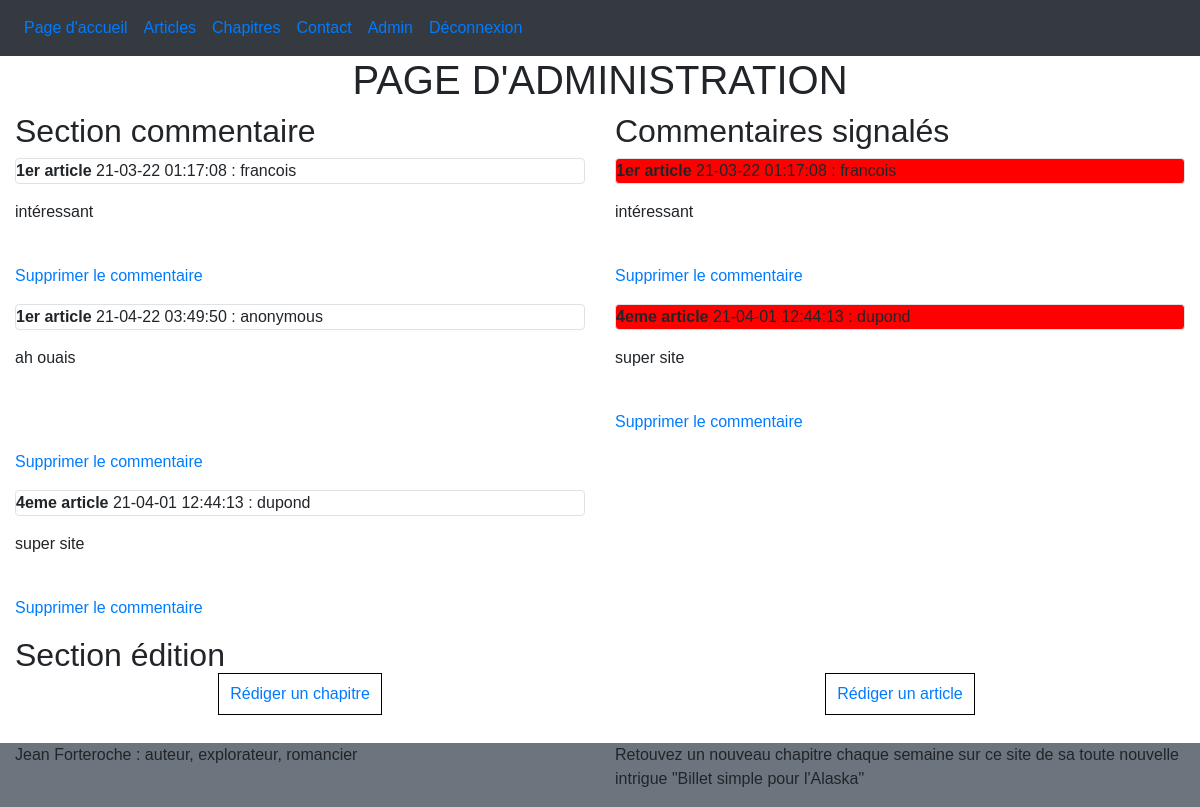
The app's page /index.php?action=pageAdmin (signed in), older data.
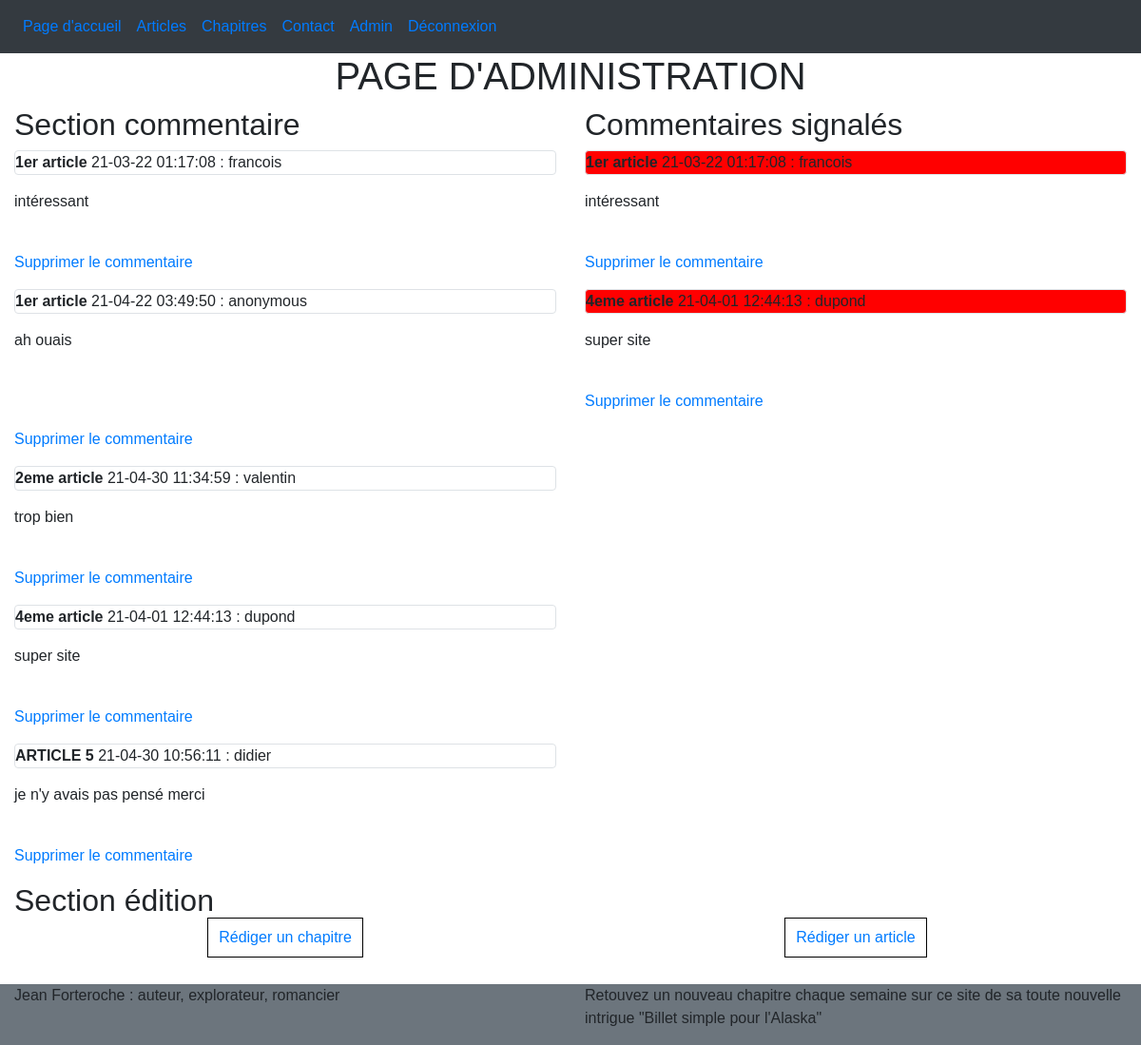
The same page, newer data.
### tables this page shows
CREATE TABLE `posts` (
  `id_post` int(11) NOT NULL,
  `article_commenté` text NOT NULL,
  `cal` text NOT NULL,
  `pseudo` text NOT NULL,
  `contenu` text NOT NULL,
  `signale` tinyint(1) NOT NULL DEFAULT '0'
);

### model/back_manager.php (called while the page is built, shortened)
<?php
class BackManager extends Manager {
    public function getAllPosts() {
        $db = $this -> dbconnect();
        $req = $db -> query("SELECT * FROM posts ORDER BY article_commenté");
        $req -> execute();
        return $req;
    }
    public function getReportedPosts() {
        $db = $this -> dbconnect();
        $req = $db -> query("SELECT * FROM posts WHERE signale = 1 ORDER BY article_commenté ");
        $req -> execute();
        return $req;
    }
}
?>

### controller/back_controller.php (called while the page is built, shortened)
<?php
require_once('model/back_manager.php');
class BackController {
    public function afficheAllPost() {
        $backManager = new BackManager;
        $reponse = $backManager -> getAllPosts();
        return($reponse);
    }
    public function afficheReportedPost() {
        $backManager = new BackManager;
        $reponse = $backManager -> getReportedPosts();
        return($reponse);
    }
}
?>

### view/administration.php (the view, shortened to what this page needs)
<?php
    $back_controller = new BackController;
    $reponse = $back_controller -> afficheAllPost();
    $retour = $back_controller -> afficheReportedPost();
?>
    <h1 class="text-center">PAGE D'ADMINISTRATION </h1>
    <div class="container-fluid">
        <div class="row">
            <div class="col-sm-12 col-lg-6 ">
            <h2>Section commentaire</h2>
                <?php
                    while($donnes = $reponse -> fetch()) {
                ?>
                <p class="border rounded">
                    <strong><?php echo $donnes['article_commenté']; ?></strong> <?php echo $donnes['cal']; ?> : <?php echo $donnes['pseudo']; ?> <br/>
                    <?php echo html_entity_decode($donnes['contenu']); ?> <br/>
                    <a href="\Projet4\index.php?action=delComms&id=<?php echo $donnes['id_post'] ?>">Supprimer le commentaire </a>
                </p>
                <?php
                    }
                ?>
            </div>
            <div class="col-sm-12 col-lg-6">
                <h2>Commentaires signalés</h2>
                <?php
                    while($data = $retour -> fetch()) {
                ?>
                <p class="border rounded" style="background-color:red">
                    <strong><?php echo $data['article_commenté']; ?></strong> <?php echo $data['cal']; ?> : <?php echo $data['pseudo']; ?> <br/>
                    <?php echo html_entity_decode($data['contenu']); ?> <br/>
                    <a href="\Projet4\index.php?action=delComms&id=<?php echo $data['id_post'] ?>">Supprimer le commentaire </a>
                </p>
                <?php
                    }
                ?>
            </div>
        </div>
        <h2> Section édition</h2>
        <div class="row">
            <div class="col-6 text-center">
                <a href="\Projet4\index.php?action=writeChapter" class="adminButton" > Rédiger un chapitre </a>
            </div>
            <div class="col-6 text-center">
                <a href="\Projet4\index.php?action=writeArticle" class="adminButton" > Rédiger un article </a>
            </div>
        </div>
    </div>
<?php $content = ob_get_clean(); ?>
<?php require('template.php'); ?>

### index.php (shortened to what this page needs)
<?php
    require_once('controller/back_controller.php');
    if (isset($_GET['action']))
        $page = $_GET['action'];
    else
        $page = 'Accueil';
    switch ($page) {
        case 'pageAdmin':
            include('view/administration.php');
            break;
    }
?>

### view/template.php (shortened to what this page needs)
<!DOCTYPE html>
<html>
    <head>
        <link rel="stylesheet" href="https://stackpath.bootstrapcdn.com/bootstrap/4.4.1/css/bootstrap.min.css">
        <link rel="stylesheet" href="/Projet4/public/css/style.css">
    </head>
    <body>
        <header>
            <?php require('menu.php'); ?>
        </header>
        <?= $content ?>
        <footer>
            <?php require('footer.php'); ?>
        </footer>
    </body>
</html>

### view/menu.php (shortened to what this page needs)
<nav class="navbar navbar-expand-lg bg-dark">
    <ul id="navbarContent" class="navbar-nav show" >
        <li class="nav-item-active"><a class="nav-link" href="/Projet4/index.php"> Page d'accueil </a></li>
        <li class="nav-item"><a class="nav-link" href="/Projet4/index.php?action=articles"> Articles </a></li>
        <li class="nav-item"><a class="nav-link" href="/Projet4/index.php?action=chapitres" > Chapitres </a></li>
        <li class="nav-item"><a class="nav-link" href="/Projet4/index.php?action=contact" > Contact </a></li>
        <?php
            if(isset($_SESSION['pseudo'])) {
        ?>
            <li class="nav-item"><a class="nav-link" href="/Projet4/index.php?action=administration" > Admin </a></li>
            <li class="nav-item"><a class="nav-link deco" href="/Projet4/index.php?action=deconnexion" style='display: block;'> Déconnexion </a></li>
        <?php
            }
        ?>
    </ul>
</nav>

### view/footer.php
<footer class="container-fluid bg-secondary">
    <div class="row">
        <p class="col-sm-12 col-lg-6">Jean Forteroche : auteur, explorateur, romancier</p>
        <p class="colsm-12 col-lg-6">Retouvez un nouveau chapitre chaque semaine sur ce site de sa toute nouvelle intrigue "Billet simple pour l'Alaska"</p>
    </div>
</footer>

### public/css/style.css (style rules this page uses)
* { box-sizing: border-box }
body { font-family: Verdana, sans-serif; margin:0 }
.deco { display: none; }
.adminButton { border: 1px solid black; padding: 2%; text-decoration: none; }
footer { margin-top: 3%; }

Row changes from the older to the newer data that the page shows:
added posts: article_commenté "2eme article", cal "21-04-30 11:34:59", pseudo "valentin", contenu "trop bien", shown under "Section commentaire"
added posts: article_commenté "ARTICLE 5", cal "21-04-30 10:56:11", pseudo "didier", contenu "je n'y avais pas pensé merci", shown under "Section commentaire"
